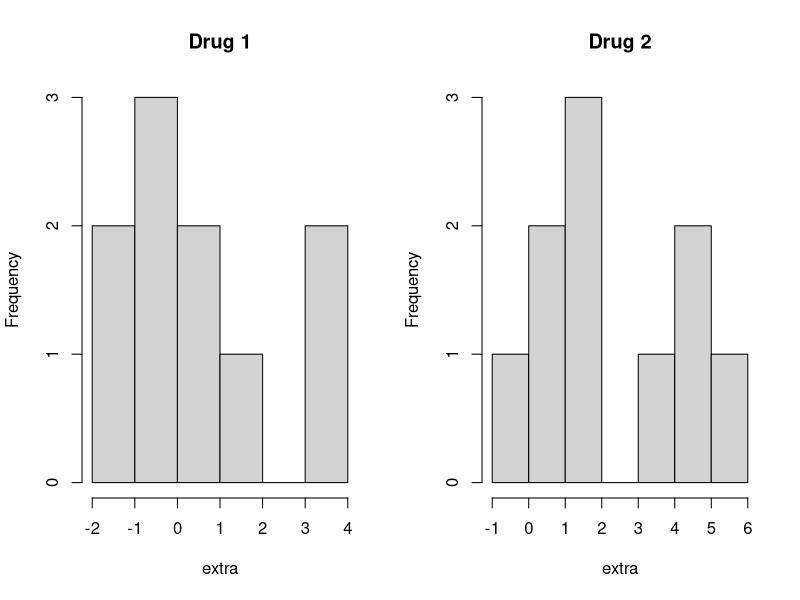
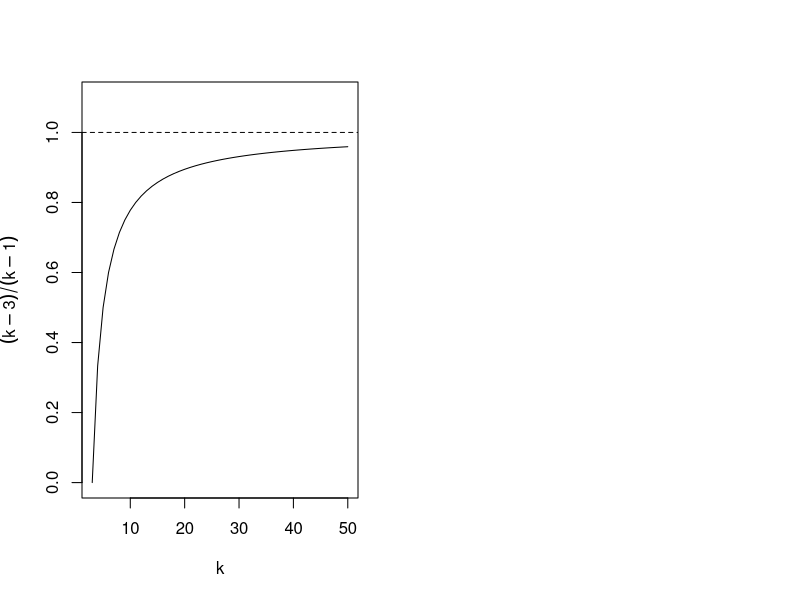

Here is the R script that generated these plots, in order:
## ---- chunk 1
par(mfrow=c(1, 2))
hist(sleep[sleep$group == 1, "extra"], 
     xlab="extra", ylab="Frequency", main="Drug 1")
hist(sleep[sleep$group == 2, "extra"], 
     xlab="extra", ylab="Frequency", main="Drug 2")
## ---- chunk 2
summary(sleep[sleep$group == 1, "extra"])
summary(sleep[sleep$group == 2, "extra"])
## ---- chunk 3
v1 <- var(sleep[sleep$group==1, "extra"])
v2 <- var(sleep[sleep$group==2, "extra"])
cat(paste("Variance of group 1:", v1, "\n"))
cat(paste("Variance of group 2:", v2, "\n"))
cat(paste("The ratio of variances is: ", v1/v2, "\n"))
## ---- chunk 4
k <- seq(from=3, to=50)
ratio <- (k - 3)/(k - 1)
plot(k, ratio, type="l", ylim=c(0, 1.1), 
     xlab="k", ylab=expression((k-3)/(k-1)))
abline(h=1, lty=2)
## ---- chunk 5
dfs <- tapply(sleep$extra, sleep$group, length)
# Multiplication by 2 is necessary for a 2-way test. We are checking for the
# ratio greater than 1 and less than 1.
t <- pf(v1/v2, df1 = dfs[1], df2=dfs[2]) * 2
cat(paste("The probability of getting the ratio", round(v1/v2, 4), "is", 
          round(t, 4), "\n"))
## ---- chunk 6
var.test(sleep[sleep$group == 1, "extra"], sleep[sleep$group == 2, "extra"])
